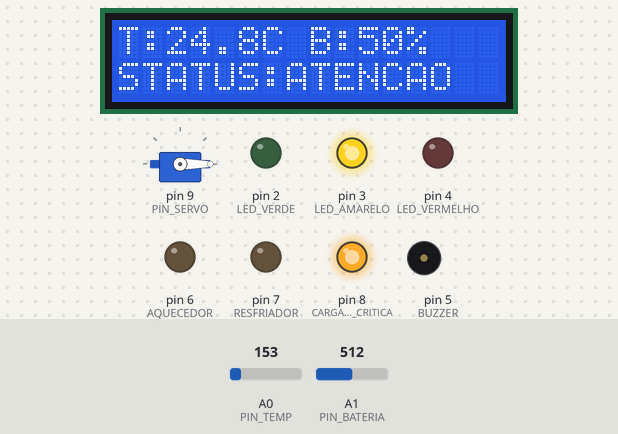
A sketch run on a simulated Arduino Uno, built with avr-gcc and run on an emulated ATmega328P. Shown: servo, 16×2 character LCD, output pins drawn as LEDs (lit = HIGH), buzzer (waves = sounding). Inputs (shaded band) come from the test bench; at power-on: A0 (PIN_TEMP) = 153, A1 (PIN_BATERIA) = 512. What the sketch prints to the serial monitor is not drawn.

Above: at 1.5 s.
1.6 s: A0 (PIN_TEMP) set to 183
At 3.2 s:
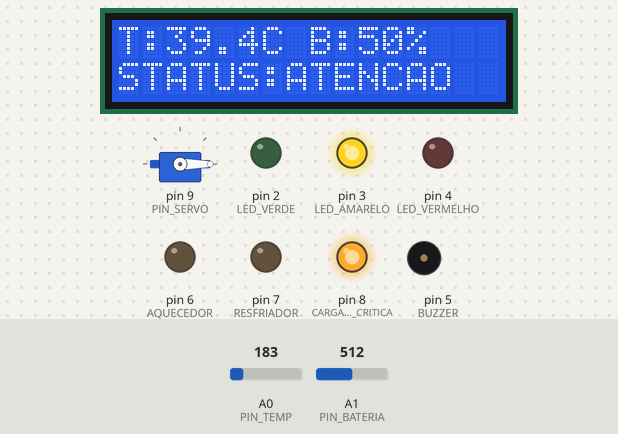
3.5 s: A0 (PIN_TEMP) set to 212
At 5.01 s:
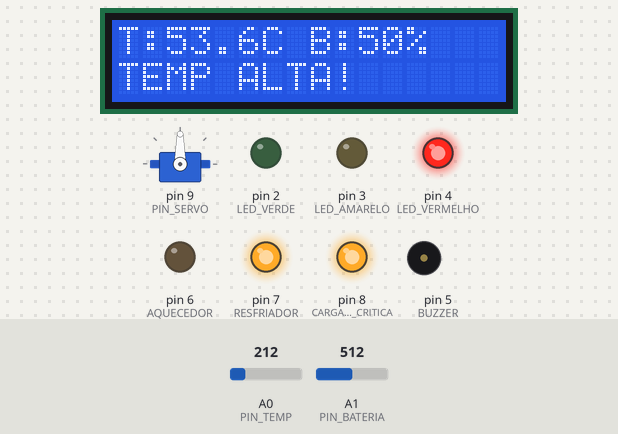
5.7 s: A0 (PIN_TEMP) set to 191
At 6.4 s:
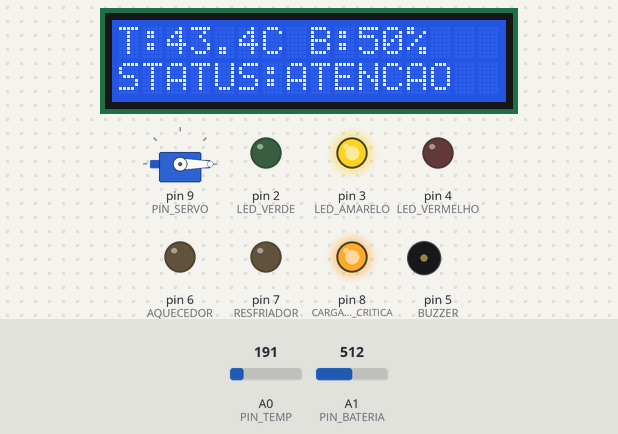
7.5 s: A1 (PIN_BATERIA) set to 69
At 8.9 s:
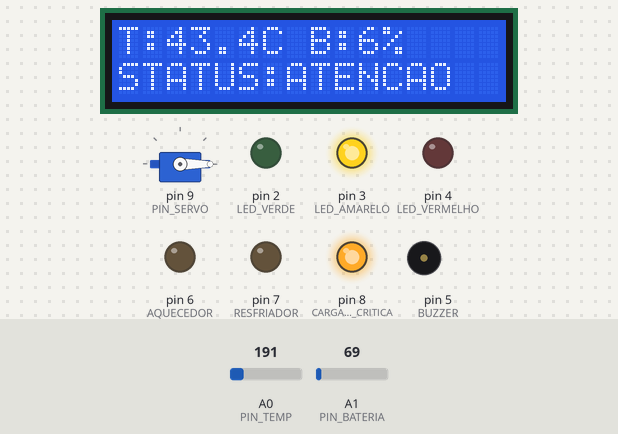
9.5 s: A1 (PIN_BATERIA) set to 57
At 10.6 s:
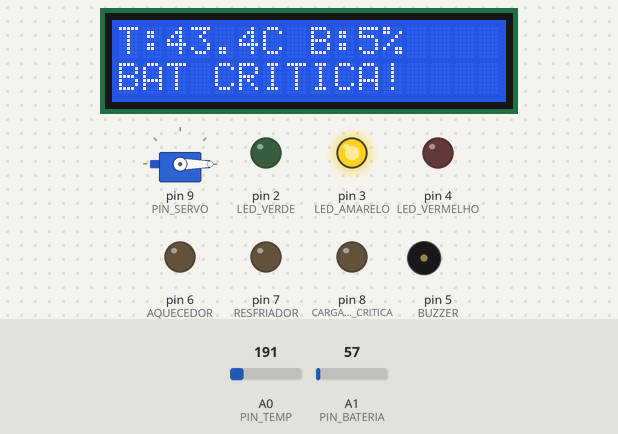
11.5 s: A1 (PIN_BATERIA) set to 12
At 13.2 s:
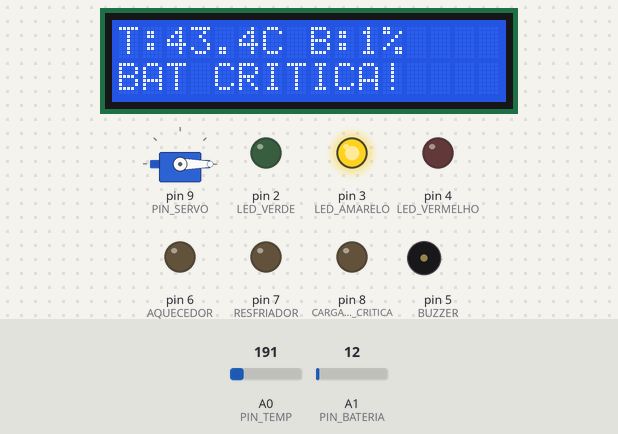
13.5 s: A1 (PIN_BATERIA) set to 9
Timing chart, 0 to 16.7 s (numbered marks = the images above; inputs shaded):
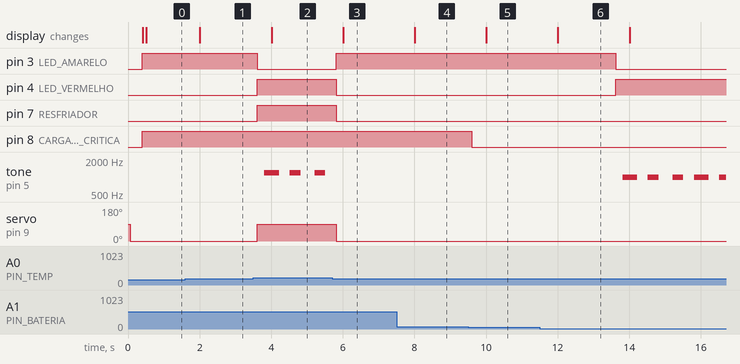

Measured:
- the behaviour switches between 194 and 195 on A0 (PIN_TEMP) (found by bisection; images 1 and 2)
- the behaviour switches between 62 and 61 on A1 (PIN_BATERIA) (found by bisection; images 4 and 5)
- after the input at 1.6 s, the display: changes after 0.41 s (image 1)
- after the input at 3.5 s, pin 3 (LED_AMARELO): HIGH → LOW after 0.11 s; pin 4 (LED_VERMELHO): LOW → HIGH after 0.11 s
- after the input at 5.7 s, pin 3 (LED_AMARELO): LOW → HIGH after 0.11 s; pin 4 (LED_VERMELHO), pin 7 (RESFRIADOR): HIGH → LOW after 0.11 s; tone on pin 5 (BUZZER): stops changing and stays silent; servo on pin 9 (PIN_SERVO): 90° → 0° after 0.11 s; the display: changes after 0.31 s (image 3)
- after the input at 7.5 s, the display: changes after 0.51 s (image 4)
- after the input at 9.5 s, pin 8 (CARGA_NAO_CRITICA): HIGH → LOW after 0.11 s; the display: changes after 0.51 s (image 5)
- after the input at 11.5 s, the display: changes after 0.51 s (image 6)
- after the input at 13.5 s, pin 3 (LED_AMARELO): HIGH → LOW after 0.12 s; pin 4 (LED_VERMELHO): LOW → HIGH after 0.12 s; tone on pin 5 (BUZZER): plays 1000 Hz for 0.41 s, 1000 Hz for 0.30 s, 1000 Hz for 0.30 s, 1000 Hz for 0.40 s, 1000 Hz for 0.19 s, starting after 0.32 s

The sketch:

satterm.ino
```cpp
#include <LiquidCrystal.h>
#include <Servo.h>

// satterm - Sistema autonomo de controle termico e energetico


const int PIN_TEMP = A0;
const int PIN_BATERIA = A1;

const int LED_VERDE = 2;
const int LED_AMARELO = 3;
const int LED_VERMELHO = 4;

const int BUZZER = 5;

const int AQUECEDOR = 6;
const int RESFRIADOR = 7;
const int CARGA_NAO_CRITICA = 8;

const int PIN_SERVO = 9;


LiquidCrystal lcd(10, 11, 12, 13, A2, A3);
Servo servoAleta;


// ===================== ESTADOS =====================

const int ESTADO_NORMAL = 1;
const int ESTADO_ATENCAO = 2;
const int ESTADO_TEMP_ALTA = 3;
const int ESTADO_TEMP_BAIXA = 4;
const int ESTADO_BATERIA_CRITICA = 5;
const int ESTADO_BATERIA_NULA = 6;
const int ESTADO_FALHA_SENSOR = 7;

int estadoAtual = ESTADO_NORMAL;
int estadoAnterior = ESTADO_NORMAL;

const float TEMP_MIN_PLAUSIVEL = -40.0;
const float TEMP_MAX_PLAUSIVEL = 90.0;

const float TEMP_CRITICA_BAIXA = 0.0;
const float TEMP_ATENCAO_BAIXA = 10.0;
const float TEMP_ATENCAO_ALTA = 35.0;
const float TEMP_CRITICA_ALTA = 45.0;

const int BAT_NULA = 0;
const int BAT_CRITICA = 5;
const int BAT_ATENCAO = 50;


//TEMPORIZACAO COM MILLIS

unsigned long tempoSensores = 0;
unsigned long tempoLCD = 0;
unsigned long tempoSerial = 0;
unsigned long tempoBuzzer = 0;

const unsigned long INTERVALO_SENSORES = 200;
const unsigned long INTERVALO_LCD = 500;
const unsigned long INTERVALO_SERIAL = 1000;
const unsigned long INTERVALO_BUZZER = 300;


//VARIAVEIS DO SISTEMA

float temperatura = 25.0;
float ultimaTemperaturaValida = 25.0;

int bateria = 100;
int ultimaBateriaValida = 100;

bool erroTempAtual = false;
bool erroBatAtual = false;

int contadorErroTemp = 0;
int contadorErroBat = 0;

bool buzzerAtivo = false;

String ultimaLinha0 = "";
String ultimaLinha1 = "";

// SETUP


void setup() {
  Serial.begin(9600);

  configurarPinos();

  servoAleta.attach(PIN_SERVO);

  lcd.begin(16, 2);
  lcd.clear();

  desligarTudo();

  imprimirDiagnosticoInicial();

  escreverLCD("SatTherm", "Sistema OK");
}


// LOOP PRINCIPAL

void loop() {
  unsigned long agora = millis();

  if (agora - tempoSensores >= INTERVALO_SENSORES) {
    tempoSensores = agora;

    lerSensores();
    definirEstado();
    executarAtuadores();
  }

  if (agora - tempoLCD >= INTERVALO_LCD) {
    tempoLCD = agora;
    atualizarLCD();
  }

  if (agora - tempoSerial >= INTERVALO_SERIAL) {
    tempoSerial = agora;
    imprimirSerial();
  }

  if (agora - tempoBuzzer >= INTERVALO_BUZZER) {
    tempoBuzzer = agora;
    controlarBuzzer();
  }
}


// CONFIGURACAO DOS PINOS

void configurarPinos() {
  pinMode(LED_VERDE, OUTPUT);
  pinMode(LED_AMARELO, OUTPUT);
  pinMode(LED_VERMELHO, OUTPUT);

  pinMode(BUZZER, OUTPUT);

  pinMode(AQUECEDOR, OUTPUT);
  pinMode(RESFRIADOR, OUTPUT);
  pinMode(CARGA_NAO_CRITICA, OUTPUT);
}


// =======================================================
// LEITURA DOS SENSORES


void lerSensores() {
  lerTemperatura();
  lerBateria();
}

void lerTemperatura() {
  int leituraTemp = analogRead(PIN_TEMP);
  float tensaoTemp = leituraTemp * (5.0 / 1023.0);

  // Formula para sensor TMP36:
  // Temperatura C = (tensao - 0.5) * 100
  float tempCalculada = (tensaoTemp - 0.5) * 100.0;

  if (validarTemperatura(tempCalculada)) {
    temperatura = tempCalculada;
    ultimaTemperaturaValida = tempCalculada;
    erroTempAtual = false;
  } else {
    temperatura = ultimaTemperaturaValida;
    erroTempAtual = true;
    contadorErroTemp++;
  }
}

void lerBateria() {
  int leituraBat = analogRead(PIN_BATERIA);
  int batCalculada = map(leituraBat, 0, 1023, 0, 100);

  if (validarBateria(batCalculada)) {
    bateria = batCalculada;
    ultimaBateriaValida = batCalculada;
    erroBatAtual = false;
  } else {
    bateria = ultimaBateriaValida;
    erroBatAtual = true;
    contadorErroBat++;
  }
}

// VALIDACAO DAS LEITURAS

bool validarTemperatura(float temp) {
  if (temp < TEMP_MIN_PLAUSIVEL) {
    return false;
  }

  if (temp > TEMP_MAX_PLAUSIVEL) {
    return false;
  }

  return true;
}

bool validarBateria(int bat) {
  if (bat < 0) {
    return false;
  }

  if (bat > 100) {
    return false;
  }

  return true;
}


// MAQUINA DE ESTADOS


void definirEstado() {
  estadoAnterior = estadoAtual;

  if (erroTempAtual || erroBatAtual) {
    estadoAtual = ESTADO_FALHA_SENSOR;
  }
  else if (temperatura > TEMP_CRITICA_ALTA) {
    estadoAtual = ESTADO_TEMP_ALTA;
  }
  else if (temperatura < TEMP_CRITICA_BAIXA) {
    estadoAtual = ESTADO_TEMP_BAIXA;
  }
  else if (bateria <= BAT_NULA) {
    estadoAtual = ESTADO_BATERIA_NULA;
  }
  else if (bateria <= BAT_CRITICA) {
    estadoAtual = ESTADO_BATERIA_CRITICA;
  }
  else if ((temperatura >= TEMP_ATENCAO_ALTA && temperatura <= TEMP_CRITICA_ALTA) ||
           (temperatura >= TEMP_CRITICA_BAIXA && temperatura < TEMP_ATENCAO_BAIXA) ||
           (bateria > BAT_CRITICA && bateria <= BAT_ATENCAO)) {
    estadoAtual = ESTADO_ATENCAO;
  }
  else {
    estadoAtual = ESTADO_NORMAL;
  }

  if (estadoAtual != estadoAnterior) {
    imprimirMudancaEstado();
  }
}


// ATUADORES

void executarAtuadores() {
  desligarAtuadores();

  switch (estadoAtual) {
    case ESTADO_NORMAL:
      digitalWrite(LED_VERDE, HIGH);
      digitalWrite(CARGA_NAO_CRITICA, HIGH);
      servoAleta.write(0);
      break;

    case ESTADO_ATENCAO:
      digitalWrite(LED_AMARELO, HIGH);
      digitalWrite(CARGA_NAO_CRITICA, HIGH);
      servoAleta.write(0);
      break;

    case ESTADO_TEMP_ALTA:
      digitalWrite(LED_VERMELHO, HIGH);
      digitalWrite(RESFRIADOR, HIGH);
      digitalWrite(CARGA_NAO_CRITICA, HIGH);
      servoAleta.write(90);
      break;

    case ESTADO_TEMP_BAIXA:
      digitalWrite(LED_VERMELHO, HIGH);
      digitalWrite(AQUECEDOR, HIGH);
      digitalWrite(CARGA_NAO_CRITICA, HIGH);
      servoAleta.write(0);
      break;

    case ESTADO_BATERIA_CRITICA:
      digitalWrite(LED_AMARELO, HIGH);
      digitalWrite(CARGA_NAO_CRITICA, LOW);
      servoAleta.write(0);
      break;

    case ESTADO_BATERIA_NULA:
      digitalWrite(LED_VERMELHO, HIGH);
      digitalWrite(CARGA_NAO_CRITICA, LOW);
      servoAleta.write(0);
      break;

    case ESTADO_FALHA_SENSOR:
      digitalWrite(LED_VERMELHO, HIGH);
      digitalWrite(CARGA_NAO_CRITICA, LOW);
      servoAleta.write(0);
      break;
  }
}

void desligarAtuadores() {
  digitalWrite(LED_VERDE, LOW);
  digitalWrite(LED_AMARELO, LOW);
  digitalWrite(LED_VERMELHO, LOW);

  digitalWrite(AQUECEDOR, LOW);
  digitalWrite(RESFRIADOR, LOW);
  digitalWrite(CARGA_NAO_CRITICA, LOW);
}

void desligarTudo() {
  desligarAtuadores();
  noTone(BUZZER);
  servoAleta.write(0);
}


// BUZZER NAO BLOQUEANTE

void controlarBuzzer() {
  bool deveApitar = false;
  int frequencia = 0;

  if (estadoAtual == ESTADO_TEMP_ALTA || estadoAtual == ESTADO_TEMP_BAIXA) {
    deveApitar = true;
    frequencia = 1200;
  }
  else if (estadoAtual == ESTADO_BATERIA_NULA) {
    deveApitar = true;
    frequencia = 1000;
  }
  else if (estadoAtual == ESTADO_FALHA_SENSOR) {
    deveApitar = true;
    frequencia = 1500;
  }

  if (!deveApitar) {
    noTone(BUZZER);
    buzzerAtivo = false;
    return;
  }

  buzzerAtivo = !buzzerAtivo;

  if (buzzerAtivo) {
    tone(BUZZER, frequencia);
  } else {
    noTone(BUZZER);
  }
}

// LCD


void atualizarLCD() {
  String linha0 = "";
  String linha1 = "";

  if (estadoAtual == ESTADO_FALHA_SENSOR) {
    linha0 = "FALHA SENSOR";

    if (erroTempAtual) {
      linha1 = "TEMP INVALIDA";
    }
    else if (erroBatAtual) {
      linha1 = "BAT INVALIDA";
    }
    else {
      linha1 = "VERIFICAR";
    }

    escreverLCD(linha0, linha1);
    return;
  }

  linha0 = "T:";
  linha0 += String(temperatura, 1);
  linha0 += "C B:";
  linha0 += String(bateria);
  linha0 += "%";

  linha1 = nomeEstadoCurto(estadoAtual);

  escreverLCD(linha0, linha1);
}

void escreverLCD(String linha0, String linha1) {
  linha0 = limitar16(linha0);
  linha1 = limitar16(linha1);

  if (linha0 != ultimaLinha0) {
    lcd.setCursor(0, 0);
    lcd.print("                ");
    lcd.setCursor(0, 0);
    lcd.print(linha0);
    ultimaLinha0 = linha0;
  }

  if (linha1 != ultimaLinha1) {
    lcd.setCursor(0, 1);
    lcd.print("                ");
    lcd.setCursor(0, 1);
    lcd.print(linha1);
    ultimaLinha1 = linha1;
  }
}

String limitar16(String texto) {
  if (texto.length() > 16) {
    texto = texto.substring(0, 16);
  }

  while (texto.length() < 16) {
    texto += " ";
  }

  return texto;
}


// SERIAL

void imprimirDiagnosticoInicial() {
  Serial.println("================================");
  Serial.println(" SATTHERM GUARDIAN");
  Serial.println(" DIAGNOSTICO INICIAL");
  Serial.println("================================");
  Serial.println("Versao estavel para Tinkercad");
  Serial.println("Temporizacao: millis()");
  Serial.println("delay(): nao utilizado no loop");
  Serial.println("EEPROM: simulada por contadores RAM");
  Serial.println("Sistema autonomo iniciado.");
  Serial.println("Bateria: 0%=NULA | 1-5%=CRITICA | 6-50%=ATENCAO");
  Serial.println("================================");
}

void imprimirSerial() {
  Serial.println("----------------------------");

  Serial.print("Temperatura: ");
  Serial.print(temperatura, 1);
  Serial.println(" C");

  Serial.print("Bateria: ");
  Serial.print(bateria);
  Serial.println(" %");

  Serial.print("Estado: ");
  Serial.println(nomeEstado(estadoAtual));

  Serial.print("Erro temperatura atual: ");
  Serial.println(erroTempAtual ? "SIM" : "NAO");

  Serial.print("Erro bateria atual: ");
  Serial.println(erroBatAtual ? "SIM" : "NAO");

  Serial.print("Contador erro temperatura: ");
  Serial.println(contadorErroTemp);

  Serial.print("Contador erro bateria: ");
  Serial.println(contadorErroBat);

  Serial.print("Aquecedor D6: ");
  Serial.println(digitalRead(AQUECEDOR) == HIGH ? "ON" : "OFF");

  Serial.print("Resfriador D7: ");
  Serial.println(digitalRead(RESFRIADOR) == HIGH ? "ON" : "OFF");

  Serial.print("Carga D8: ");
  Serial.println(digitalRead(CARGA_NAO_CRITICA) == HIGH ? "ON" : "OFF");

  Serial.print("Servo: ");
  if (estadoAtual == ESTADO_TEMP_ALTA) {
    Serial.println("ABERTO");
  } else {
    Serial.println("FECHADO");
  }
}

void imprimirMudancaEstado() {
  Serial.print("[MUDANCA DE ESTADO] ");
  Serial.print(nomeEstado(estadoAnterior));
  Serial.print(" -> ");
  Serial.println(nomeEstado(estadoAtual));
}

String nomeEstado(int estado) {
  switch (estado) {
    case ESTADO_NORMAL:
      return "NORMAL";

    case ESTADO_ATENCAO:
      return "ATENCAO";

    case ESTADO_TEMP_ALTA:
      return "TEMPERATURA ALTA";

    case ESTADO_TEMP_BAIXA:
      return "TEMPERATURA BAIXA";

    case ESTADO_BATERIA_CRITICA:
      return "BATERIA CRITICA";

    case ESTADO_BATERIA_NULA:
      return "BATERIA NULA";

    case ESTADO_FALHA_SENSOR:
      return "FALHA DE SENSOR";
  }

  return "DESCONHECIDO";
}

String nomeEstadoCurto(int estado) {
  switch (estado) {
    case ESTADO_NORMAL:
      return "STATUS:NORMAL";

    case ESTADO_ATENCAO:
      return "STATUS:ATENCAO";

    case ESTADO_TEMP_ALTA:
      return "TEMP ALTA!";

    case ESTADO_TEMP_BAIXA:
      return "TEMP BAIXA!";

    case ESTADO_BATERIA_CRITICA:
      return "BAT CRITICA!";

    case ESTADO_BATERIA_NULA:
      return "BAT NULA!";

    case ESTADO_FALHA_SENSOR:
      return "FALHA SENSOR";
  }

  return "DESCONHECIDO";
}
```
